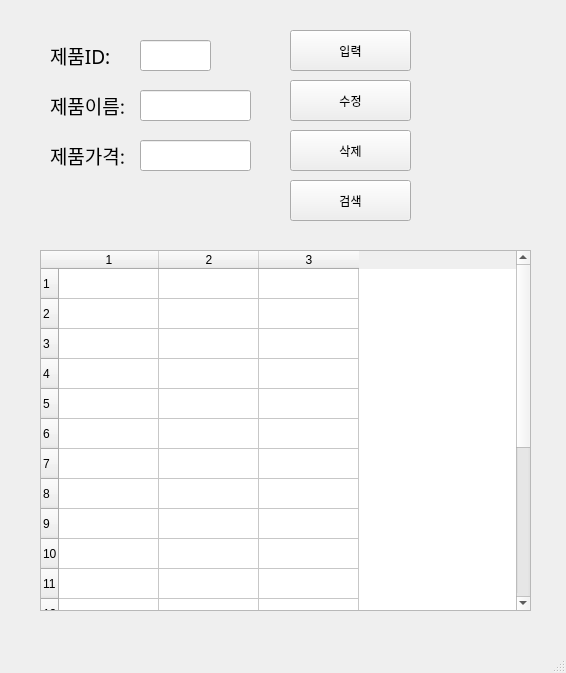
<?xml version="1.0" encoding="UTF-8"?>
<ui version="4.0">
 <class>MainWindow</class>
 <widget class="QMainWindow" name="MainWindow">
  <property name="geometry">
   <rect>
    <x>0</x>
    <y>0</y>
    <width>566</width>
    <height>673</height>
   </rect>
  </property>
  <property name="windowTitle">
   <string>MainWindow</string>
  </property>
  <widget class="QWidget" name="centralwidget">
   <widget class="QLabel" name="label">
    <property name="geometry">
     <rect>
      <x>50</x>
      <y>40</y>
      <width>81</width>
      <height>31</height>
     </rect>
    </property>
    <property name="font">
     <font>
      <family>맑은 고딕</family>
      <pointsize>14</pointsize>
     </font>
    </property>
    <property name="text">
     <string>제품ID:</string>
    </property>
   </widget>
   <widget class="QLabel" name="label_2">
    <property name="geometry">
     <rect>
      <x>50</x>
      <y>90</y>
      <width>81</width>
      <height>31</height>
     </rect>
    </property>
    <property name="font">
     <font>
      <family>맑은 고딕</family>
      <pointsize>14</pointsize>
     </font>
    </property>
    <property name="text">
     <string>제품이름:</string>
    </property>
   </widget>
   <widget class="QLabel" name="label_3">
    <property name="geometry">
     <rect>
      <x>50</x>
      <y>140</y>
      <width>81</width>
      <height>31</height>
     </rect>
    </property>
    <property name="font">
     <font>
      <family>맑은 고딕</family>
      <pointsize>14</pointsize>
     </font>
    </property>
    <property name="text">
     <string>제품가격:</string>
    </property>
   </widget>
   <widget class="QLineEdit" name="prodID">
    <property name="geometry">
     <rect>
      <x>140</x>
      <y>40</y>
      <width>71</width>
      <height>31</height>
     </rect>
    </property>
   </widget>
   <widget class="QLineEdit" name="prodName">
    <property name="geometry">
     <rect>
      <x>140</x>
      <y>90</y>
      <width>111</width>
      <height>31</height>
     </rect>
    </property>
   </widget>
   <widget class="QLineEdit" name="prodPrice">
    <property name="geometry">
     <rect>
      <x>140</x>
      <y>140</y>
      <width>111</width>
      <height>31</height>
     </rect>
    </property>
   </widget>
   <widget class="QPushButton" name="pushButton">
    <property name="geometry">
     <rect>
      <x>290</x>
      <y>30</y>
      <width>121</width>
      <height>41</height>
     </rect>
    </property>
    <property name="text">
     <string>입력</string>
    </property>
   </widget>
   <widget class="QPushButton" name="pushButton_2">
    <property name="geometry">
     <rect>
      <x>290</x>
      <y>80</y>
      <width>121</width>
      <height>41</height>
     </rect>
    </property>
    <property name="text">
     <string>수정</string>
    </property>
   </widget>
   <widget class="QPushButton" name="pushButton_3">
    <property name="geometry">
     <rect>
      <x>290</x>
      <y>130</y>
      <width>121</width>
      <height>41</height>
     </rect>
    </property>
    <property name="text">
     <string>삭제</string>
    </property>
   </widget>
   <widget class="QPushButton" name="pushButton_4">
    <property name="geometry">
     <rect>
      <x>290</x>
      <y>180</y>
      <width>121</width>
      <height>41</height>
     </rect>
    </property>
    <property name="text">
     <string>검색</string>
    </property>
   </widget>
   <widget class="QTableWidget" name="tableWidget">
    <property name="geometry">
     <rect>
      <x>40</x>
      <y>250</y>
      <width>491</width>
      <height>361</height>
     </rect>
    </property>
    <property name="rowCount">
     <number>20</number>
    </property>
    <property name="columnCount">
     <number>3</number>
    </property>
    <row/>
    <row/>
    <row/>
    <row/>
    <row/>
    <row/>
    <row/>
    <row/>
    <row/>
    <row/>
    <row/>
    <row/>
    <row/>
    <row/>
    <row/>
    <row/>
    <row/>
    <row/>
    <row/>
    <row/>
    <column/>
    <column/>
    <column/>
   </widget>
  </widget>
  <widget class="QMenuBar" name="menubar">
   <property name="geometry">
    <rect>
     <x>0</x>
     <y>0</y>
     <width>566</width>
     <height>21</height>
    </rect>
   </property>
  </widget>
  <widget class="QStatusBar" name="statusbar"/>
 </widget>
 <resources/>
 <connections>
  <connection>
   <sender>pushButton</sender>
   <signal>clicked()</signal>
   <receiver>MainWindow</receiver>
   <slot>addProduct()</slot>
   <hints>
    <hint type="sourcelabel">
     <x>394</x>
     <y>72</y>
    </hint>
    <hint type="destinationlabel">
     <x>470</x>
     <y>95</y>
    </hint>
   </hints>
  </connection>
  <connection>
   <sender>pushButton_2</sender>
   <signal>clicked()</signal>
   <receiver>MainWindow</receiver>
   <slot>updateProduct()</slot>
   <hints>
    <hint type="sourcelabel">
     <x>398</x>
     <y>140</y>
    </hint>
    <hint type="destinationlabel">
     <x>470</x>
     <y>136</y>
    </hint>
   </hints>
  </connection>
  <connection>
   <sender>pushButton_3</sender>
   <signal>clicked()</signal>
   <receiver>MainWindow</receiver>
   <slot>removeProduct()</slot>
   <hints>
    <hint type="sourcelabel">
     <x>409</x>
     <y>175</y>
    </hint>
    <hint type="destinationlabel">
     <x>469</x>
     <y>183</y>
    </hint>
   </hints>
  </connection>
  <connection>
   <sender>pushButton_4</sender>
   <signal>clicked()</signal>
   <receiver>MainWindow</receiver>
   <slot>getProduct()</slot>
   <hints>
    <hint type="sourcelabel">
     <x>406</x>
     <y>219</y>
    </hint>
    <hint type="destinationlabel">
     <x>471</x>
     <y>229</y>
    </hint>
   </hints>
  </connection>
 </connections>
 <slots>
  <slot>addProduct()</slot>
  <slot>updateProduct()</slot>
  <slot>removeProduct()</slot>
  <slot>getProduct()</slot>
 </slots>
</ui>
